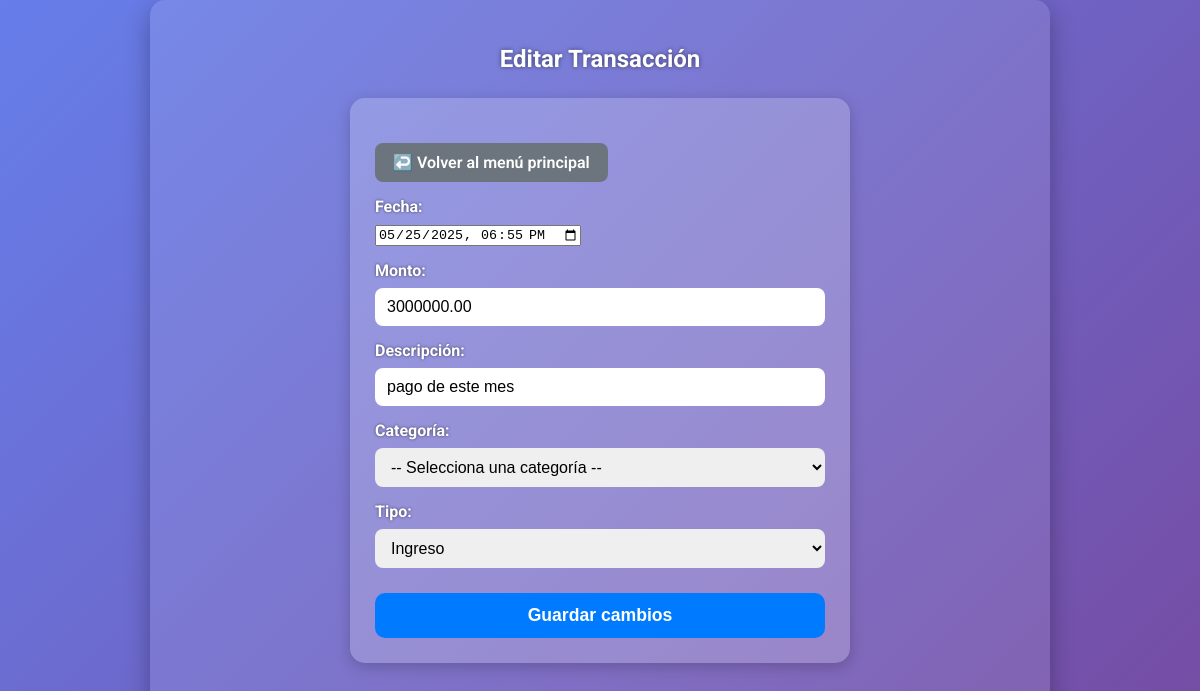
Screenshot of /editar.php?id=1 with the database file from the repository.
### tables this page shows
CREATE TABLE `transacciones` (
  `id` int(11) NOT NULL,
  `id_usuario` int(11) NOT NULL,
  `tipo` enum('ingreso','egreso') NOT NULL,
  `monto` decimal(10,2) NOT NULL,
  `descripcion` varchar(255) DEFAULT NULL,
  `fecha` timestamp NOT NULL DEFAULT current_timestamp(),
  `categoria_id` int(11) DEFAULT NULL
);

### editar.php (the view, shortened to what this page needs)
<?php
require_once 'conexion.php';
$id = (int) $_GET['id'];
$sql = "SELECT * FROM transacciones WHERE id = ?";
$stmt = $conexion->prepare($sql);
$stmt->bind_param("i", $id);
$stmt->execute();
$result = $stmt->get_result();
$transaccion = $result->fetch_assoc();
?>
<!DOCTYPE html>
<html lang="es">
<head>
</head>
<body>
  <div class="container">
    <h2>Editar Transacción</h2>
    <form method="post" novalidate>
    <a href="bienvenida.php" class="btn-volver">↩️ Volver al menú principal</a>
      <label for="fecha">Fecha:</label>
      <input
        type="datetime-local"
        id="fecha"
        name="fecha"
        value="<?= htmlspecialchars(date('Y-m-d\TH:i', strtotime($transaccion['fecha']))) ?>"
        required
      />
      <label for="monto">Monto:</label>
      <input
        type="number"
        id="monto"
        name="monto"
        step="0.01"
        min="0"
        value="<?= htmlspecialchars($transaccion['monto']) ?>"
        required
      />
      <label for="descripcion">Descripción:</label>
      <input
        type="text"
        id="descripcion"
        name="descripcion"
        value="<?= htmlspecialchars($transaccion['descripcion']) ?>"
        required
      />
      <label for="categoria_id">Categoría:</label>
      <select id="categoria_id" name="categoria_id" required>
        <option value="">-- Selecciona una categoría --</option>
      </select>
      <label for="tipo">Tipo:</label>
      <select id="tipo" name="tipo" required>
        <option value="ingreso" <?= $transaccion['tipo'] === 'ingreso' ? 'selected' : '' ?>>Ingreso</option>
      </select>
      <button class="logout-btn" type="submit">Guardar cambios</button>
    </form>
  </div>
</body>
</html>

### editar.php (style rules this page uses)
* { box-sizing: border-box; }
body { font-family: 'Roboto', sans-serif; background: linear-gradient(135deg, #667eea, #764ba2); margin: 0; padding: 0 15px 50px; color: #fff; }
.container { max-width: 900px; margin: 0 auto; background: rgba(255, 255, 255, 0.1); padding: 25px 30px; border-radius: 15px; box-shadow: 0 10px 25px rgba(0,0,0,0.3); }
form { background: rgba(255,255,255,0.2); padding: 25px; border-radius: 15px; box-shadow: 0 4px 15px rgba(0,0,0,0.2); max-width: 500px; margin: 0 auto 40px; animation: fadeIn 0.8s ease forwards; }
form label { display: block; font-weight: 700; margin-bottom: 8px; margin-top: 15px; color: #fff; text-shadow: 0 0 3px rgba(0,0,0,0.6); }
form select, form input[type="number"], form input[type="text"] { width: 100%; padding: 10px 12px; border-radius: 8px; border: none; outline: none; font-size: 1rem; transition: box-shadow 0.3s ease; }
h2 { text-align: center; margin-bottom: 25px; font-weight: 700; text-shadow: 0 0 4px rgba(0,0,0,0.5); }
button { background-color: #007bff; color: white; border: none; font-size: 1.1rem; padding: 12px 0; width: 100%; border-radius: 10px; cursor: pointer; font-weight: 600; transition: background-color 0.25s ease; }
.btn-volver { display: inline-block; background-color: #6c757d; color: white; text-decoration: none; padding: 10px 18px; border-radius: 8px; font-weight: 600; font-size: 1rem; margin-top: 20px; transition: background-color 0.3s ease; text-align: center; }

### rows the page displays
transacciones: fecha "05/25/2025 18:55", monto "3000000.00", descripcion "pago de este mes", tipo "Ingreso"
